Frame 1 (no input): blank canvas, image omitted
Frame 60 (no input): blank canvas, image omitted
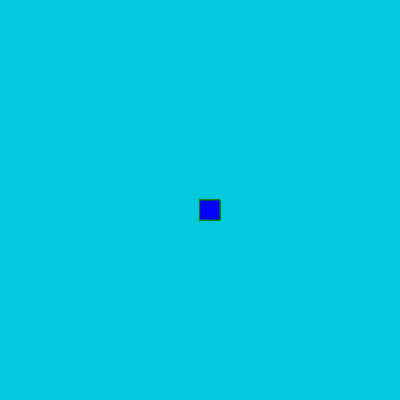
Frame 120 (the mouse pressed at the canvas centre since frame 60)

The p5.js sketch whose frames 1 and 60 were blank and that drew this single picture after the mouse press (run headless with seeded random() and noise() and a simulated clock; from frame 60 on, the mouse is pressed at the canvas centre):

// p5.js sketch
// ── sketch.js
function setup() {
    createCanvas(400, 400);
    background("rgb(4,201,219)")
  }
  
  function draw() {
    ;
    stroke("green");
    fill("blue");
    if (mouseIsPressed) {
      rect(mouseX, mouseY, 20, 20);
    }
  }
